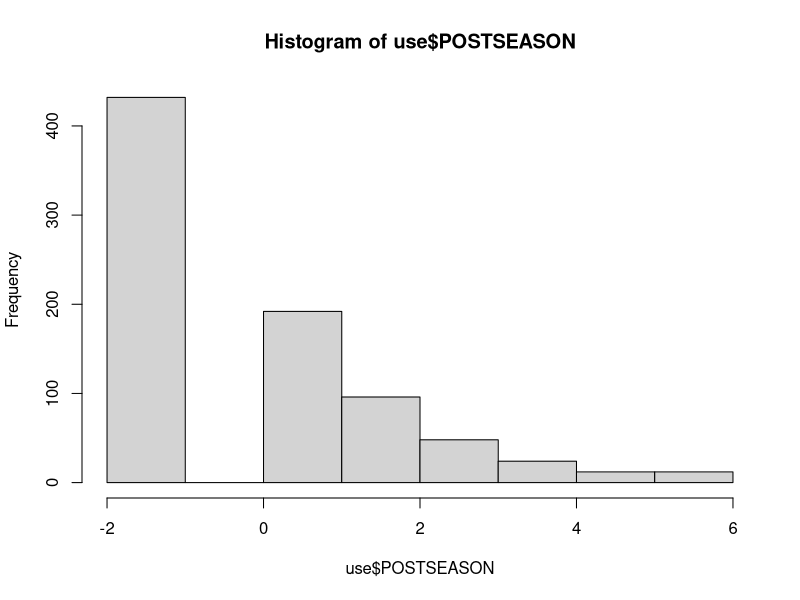

The R source for this figure: (Note: this script raises an error after producing the figure.)

## `toRvik` has been depreciated & `cbbdata` is missing values for the current season (2026) - data here was taken from Kaggle (needed to create an account and sign in): https://www.kaggle.com/datasets/andrewsundberg/college-basketball-dataset

cbb <- read.csv("2026//kaggle//cbb.csv") ## appears to have everything needed through 2025

library(dplyr)

cbb2 <- cbb %>%
  mutate(POSTSEASON = na_if(POSTSEASON, "N/A"))

use <- na.omit(cbb2)

use$POSTSEASON[use$POSTSEASON=="Champions"] <- 6     # Changing qualitative outcome to numeric (how many rounds won)
use$POSTSEASON[use$POSTSEASON=="2ND"]       <- 5     
use$POSTSEASON[use$POSTSEASON=="F4"]        <- 4 
use$POSTSEASON[use$POSTSEASON=="E8"]        <- 3
use$POSTSEASON[use$POSTSEASON=="S16"]       <- 2
use$POSTSEASON[use$POSTSEASON=="R32"]       <- 1
use$POSTSEASON[use$POSTSEASON=="R64"]       <- -1    ## change to -1 (2025)
use$POSTSEASON[use$POSTSEASON=="R68"]       <- -2    ## change to -2 (2026; lost "win & in" game

use$POSTSEASON <- as.numeric(use$POSTSEASON)
hist(use$POSTSEASON)

######################
######################

library(caret)

control <- trainControl(method="cv", number=10,verboseIter = TRUE)
metric <- "RMSE"

use2 <- use[,-c(1,2,3,24)]  # team, conf, games, year

##########################################
##########################################
##########################################
##########################################


fit.lm <- train(POSTSEASON ~ ., data=use2, method="lm", metric=metric, trControl=control, preProcess = "knnImpute")

fit.wm <- train(POSTSEASON ~ ., data=use2, method="WM", metric=metric, trControl=control, preProcess = "knnImpute")

fit.evtree <- train(POSTSEASON ~ ., data=use2, method="evtree", metric=metric, trControl=control)

# CART
fit.cart <- train(POSTSEASON~., data=use2, method="rpart", metric=metric, trControl=control, preProcess = "knnImpute")

# kNN
fit.knn <- train(POSTSEASON~., data=use2, method="knn", metric=metric, trControl=control, preProcess = "knnImpute")

# c) advanced algorithms
# SVM
fit.svm <- train(POSTSEASON~., data=use2, method="svmRadial", metric=metric, trControl=control, preProcess = "knnImpute")
# Random Forest
#set.seed(87)
fit.rf <- train(POSTSEASON~., data=use2, method="rf", metric=metric, trControl=control, preProcess = "knnImpute")

#
# summarize accuracy of models
results <- resamples(list(cart=fit.cart, knn=fit.knn, svm=fit.svm, rf=fit.rf, lm=fit.lm, wm=fit.wm, ev=fit.evtree))
summary(results)
dotplot(results)


#############################################################
#############################################################
#############################################################
###################################################This Year#

cbb26_raw <- read.csv("2026//kaggle//cbb26.csv")[,-c(1:4)]

cbb26 <- cbb26_raw %>%
  mutate(SEED = na_if(SEED, "N/A"))

validate <- na.omit(cbb26)


predictions <- predict(fit.svm, validate)   ## wm, rf, svm (I think)
write.csv(predictions, "2026//kaggle//svmwinner.csv")

predictions2 <- predict(fit.lm, validate)   ## wm, rf, svm (I think)
write.csv(predictions2, "2026//kaggle//lmwinner.csv")

predictions3 <- predict(fit.cart, validate)   ## wm, rf, svm (I think)
write.csv(predictions3, "2026//kaggle//cartwinner.csv")

predictions4 <- predict(fit.rf, validate)   ## wm, rf, svm (I think)
write.csv(predictions4, "2026//kaggle//rfwinner.csv")

teamnames <- read.csv("2026//kaggle//cbb26.csv")
teamnames2 <- teamnames %>%
  mutate(SEED = na_if(SEED, "N/A"))

teamnames3 <- na.omit(teamnames2)
write.csv(teamnames3[,2], "2026//kaggle//teamnames.csv")

together <- as.data.frame(cbind(teamnames3[,2], predictions, predictions2,predictions3, predictions4))

colnames(together)[2] <- "svm"
colnames(together)[3] <- "lm"
colnames(together)[4] <- "cart"
colnames(together)[5] <- "rf"

write.csv(together, "2026//kaggle//predictions.csv")
